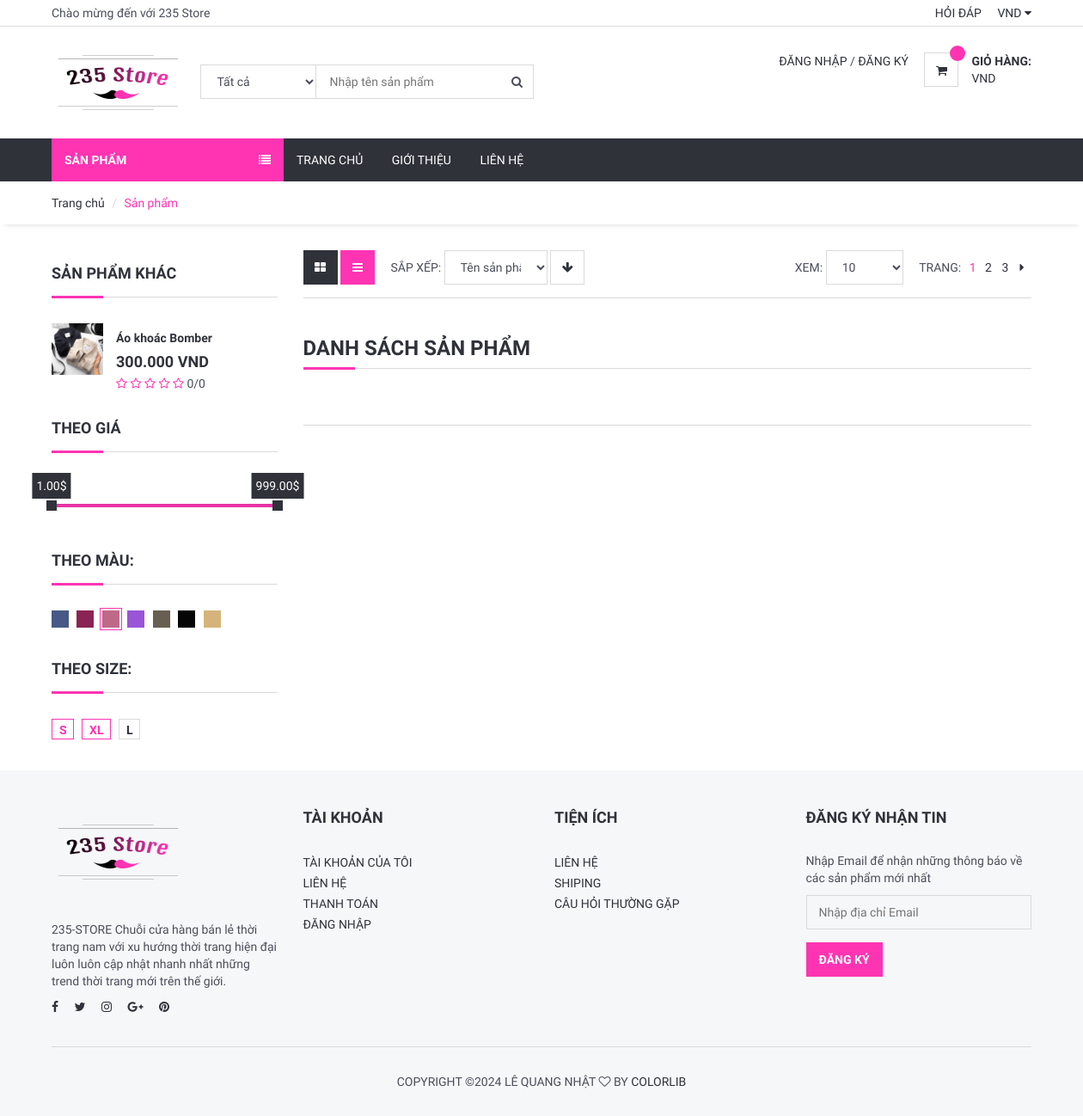
/category/9/ao-khoac, run on the app's committed database.
### product/models.py (models this page shows, shortened)
class Product(models.Model):
    STATUS = (
        ('True', 'True'),
        ('False', 'False'),
    )
    VARIANTS = (
        ('None', 'None'),
        ('Size', 'Size'),
        ('Color', 'Color'),
        ('Size-Color', 'Size-Color'),
    )
    category = models.ForeignKey(Category, on_delete=models.CASCADE) #many to one relation with Category
    title = models.CharField(max_length=150)
    keywords = models.CharField(max_length=255)
    description = models.TextField(max_length=255)
    image=models.ImageField(upload_to='images/',null=False)
    price = models.DecimalField(max_digits=12, decimal_places=3,default=0)
    amount=models.IntegerField(default=0)
    minamount=models.IntegerField(default=3)
    variant=models.CharField(max_length=10,choices=VARIANTS, default='None')
    detail=RichTextUploadingField()
    slug = models.SlugField(null=False, unique=True)
    status=models.CharField(max_length=10,choices=STATUS)
    create_at=models.DateTimeField(auto_now_add=True)
    update_at=models.DateTimeField(auto_now=True)
    def image_tag(self):
            return mark_safe('<img src="{}" height="50"/>'.format(self.image.url))
    image_tag.short_description='Image'
    def avaregereview(self):
        reviews = Comment.objects.filter(product=self, status='New').aggregate(avarage=Avg('rate'))
        avg = 0
        if reviews["avarage"] is not None:
            avg = float(reviews["avarage"])
        return avg
    def countreview(self):
        reviews = Comment.objects.filter(product=self, status='New').aggregate(count=Count('id'))
        cnt = 0
        if reviews["count"] is not None:
            cnt = int(reviews["count"])
        return cnt

### home/views.py (the view)
# urls.py: path('category/<int:id>/<slug:slug>', views.category_products,name='category_products'),
def category_products(request,id,slug):
    category = Category.objects.all()
    products=Product.objects.filter(category_id=id)
    products_mo = Product.objects.all().order_by('-id')[:3]
    context = {'products': products, 'category': category,
                'products_mo':products_mo,
               }
    return render(request,'category_product.html',context)

### home/templates/category_product.html (shortened to what this page needs)
{% extends 'homebase.html' %}
{% block sidebar %} {% include 'sidebar.html' %} {% endblock %}
{% block body %}
	<div id="breadcrumb">
		<div class="container">
			<ul class="breadcrumb">
                <li><a href="">Trang chủ</a></li>
                <li class="active">Sản phẩm</li>
			</ul>
		</div>
	</div>
	<div class="section">
		<div class="container">
			<div class="row">
				<div id="aside" class="col-md-3">
					<div class="aside">
						<h3 class="aside-title">Sản phẩm khác</h3>
						{% for rs in products_mo %}
						<div class="product product-widget">
							<div class="product-thumb">
								<a href="/product/{{ rs.id }}/{{rs.slug}}">
								<img src="{{ rs.image.url }}" alt="" style="height: 60px">
								</a>
							</div>
							<div class="product-body">
								<h2 class="product-name"><a href="#">{{ rs.title }}</a></h2>
								<h3 class="product-price">{{rs.price}} VND <del class="product-old-price"></del></h3>
								<div class="product-rating">
									<i class="fa fa-star{% if rs.avaregereview < 1%}-o empty{% endif%}" style="color:#FF34B3"></i>
									<i class="fa fa-star{% if rs.avaregereview < 2%}-o empty{% endif%}" style="color:#FF34B3"></i>
									<i class="fa fa-star{% if rs.avaregereview < 3%}-o empty{% endif%}" style="color:#FF34B3"></i>
									<i class="fa fa-star{% if rs.avaregereview < 4%}-o empty{% endif%}" style="color:#FF34B3"></i>
									<i class="fa fa-star{% if rs.avaregereview < 5%}-o empty{% endif%}" style="color:#FF34B3"></i>
									{{ rs.avaregereview}}/{{ rs.countreview}}
								</div>
							</div>
						</div>
						{% endfor %}
					</div>
					<div class="aside">
						<h3 class="aside-title">Theo giá</h3>
						<div id="price-slider"></div>
					</div>
					<div class="aside">
						<h3 class="aside-title">Theo màu:</h3>
						<ul class="color-option">
							<li><a href="#" style="background-color:#475984;"></a></li>
							<li><a href="#" style="background-color:#8A2454;"></a></li>
							<li class="active"><a href="#" style="background-color:#BF6989;"></a></li>
							<li><a href="#" style="background-color:#9A54D8;"></a></li>
							<li><a href="#" style="background-color:#675F52;"></a></li>
							<li><a href="#" style="background-color:#050505;"></a></li>
							<li><a href="#" style="background-color:#D5B47B;"></a></li>
						</ul>
					</div>
					<div class="aside">
						<h3 class="aside-title">Theo size:</h3>
						<ul class="size-option">
							<li class="active"><a href="#">S</a></li>
							<li class="active"><a href="#">XL</a></li>
							<li><a href="#">L</a></li>
						</ul>
					</div>
				</div>
				<div id="main" class="col-md-9">
					<div class="store-filter clearfix">
						<div class="pull-left">
							<div class="row-filter">
								<a href="#"><i class="fa fa-th-large"></i></a>
								<a href="#" class="active"><i class="fa fa-bars"></i></a>
							</div>
							<div class="sort-filter">
								<span class="text-uppercase">Sắp xếp:</span>
								<select class="input">
										<option value="0">Tên sản phẩm</option>
									</select>
								<a href="#" class="main-btn icon-btn"><i class="fa fa-arrow-down"></i></a>
							</div>
						</div>
						<div class="pull-right">
							<div class="page-filter">
								<span class="text-uppercase">Xem:</span>
								<select class="input">
										<option value="0">10</option>
									</select>
							</div>
							<ul class="store-pages">
								<li><span class="text-uppercase">Trang:</span></li>
								<li class="active">1</li>
								<li><a href="#">2</a></li>
								<li><a href="#">3</a></li>
								<li><a href="#"><i class="fa fa-caret-right"></i></a></li>
							</ul>
						</div>
					</div>
					<div id="store">
						<div class="row">
							<div class="col-md-12">
						<div class="order-summary clearfix">
							<div class="section-title">
								<h3 class="title">Danh sách sản phẩm</h3>
							</div>
						</div>
					</div>
						</div>
					</div>
				</div>
			</div>
		</div>
	</div>
{% endblock %}

### data on the page
Product: image (picture), title "Áo khoác Bomber", price "300.000", avaregereview "0", countreview "0"
